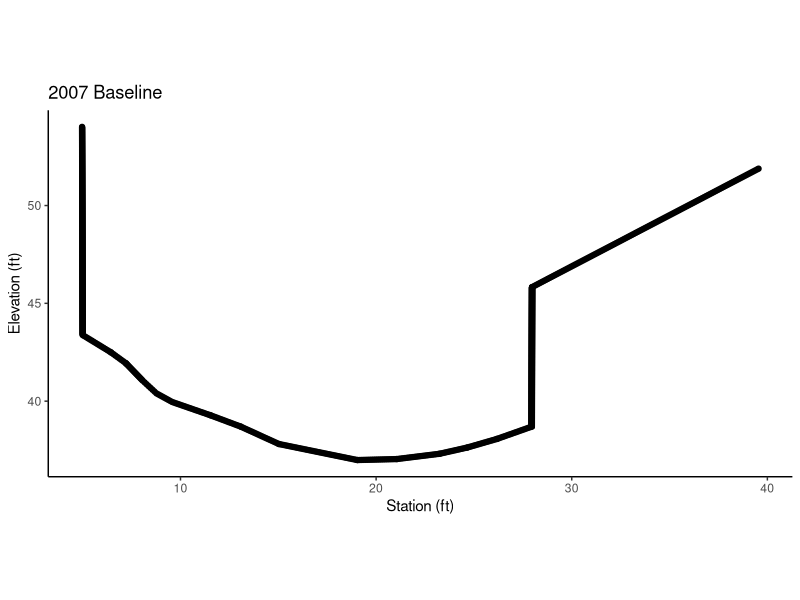
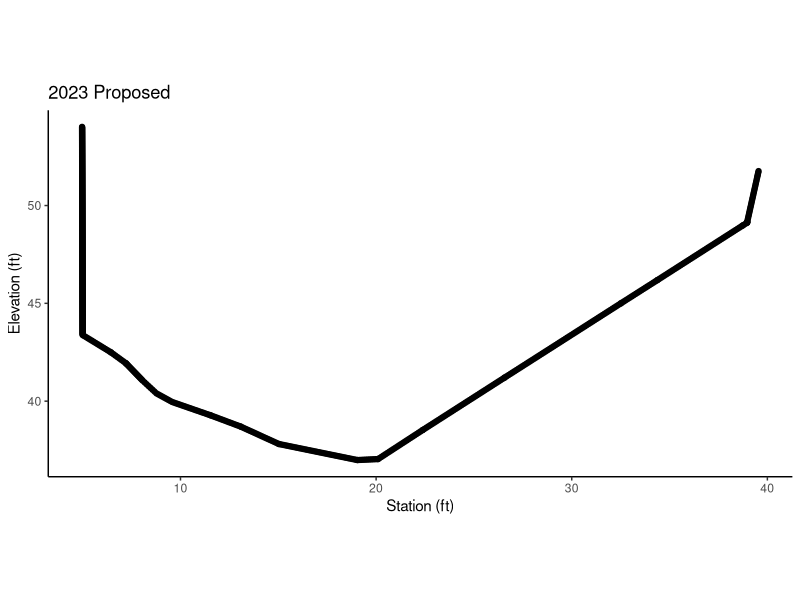
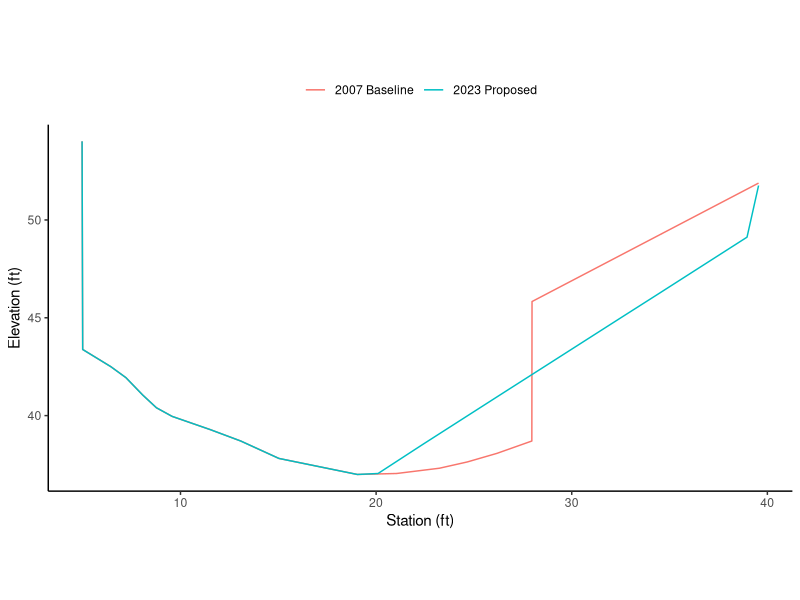
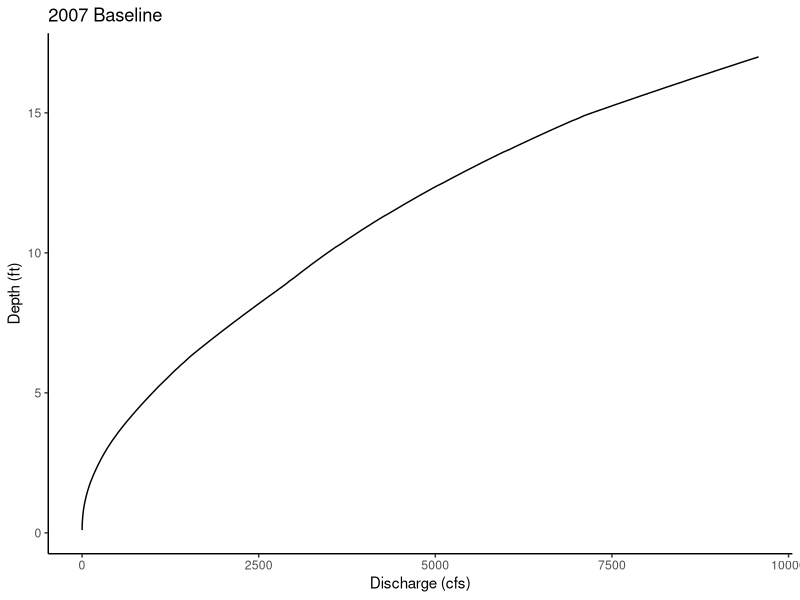
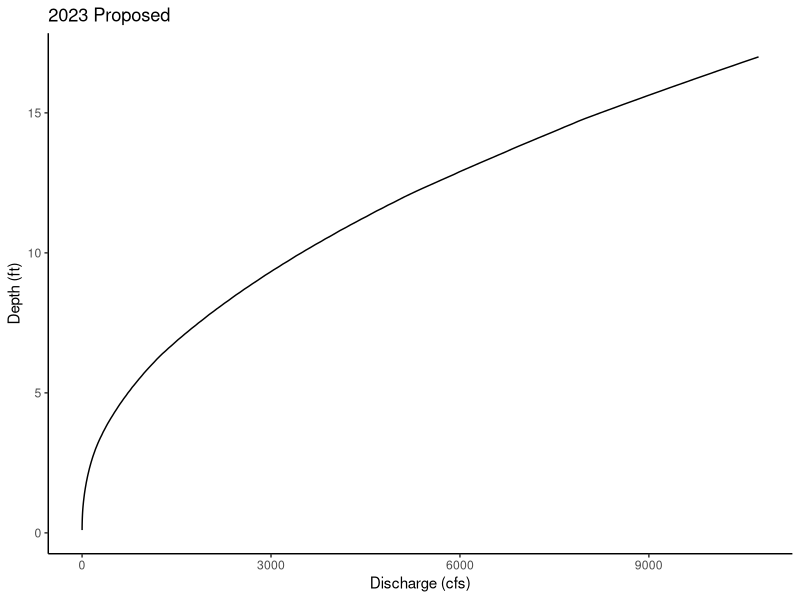
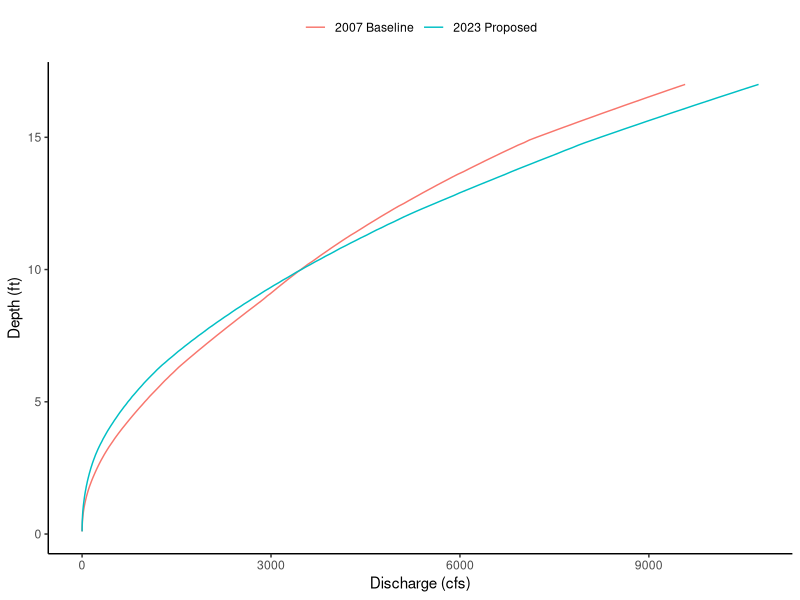
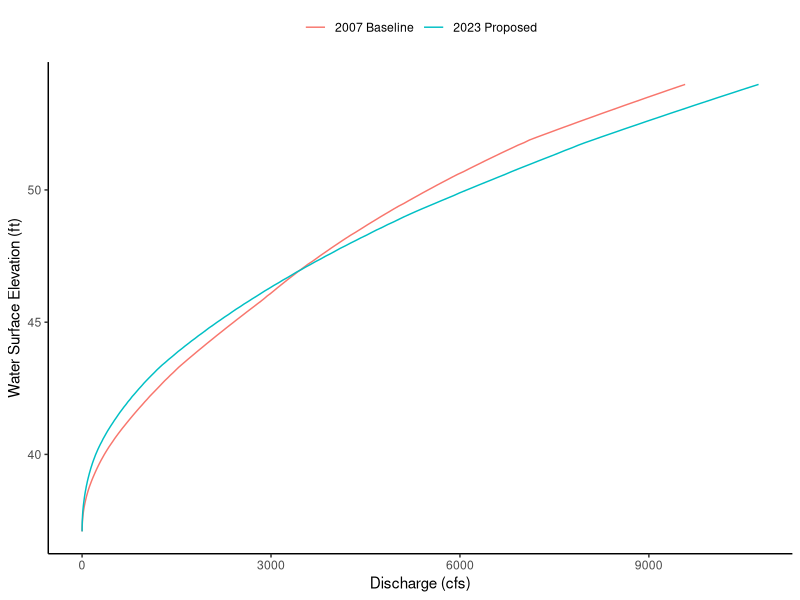
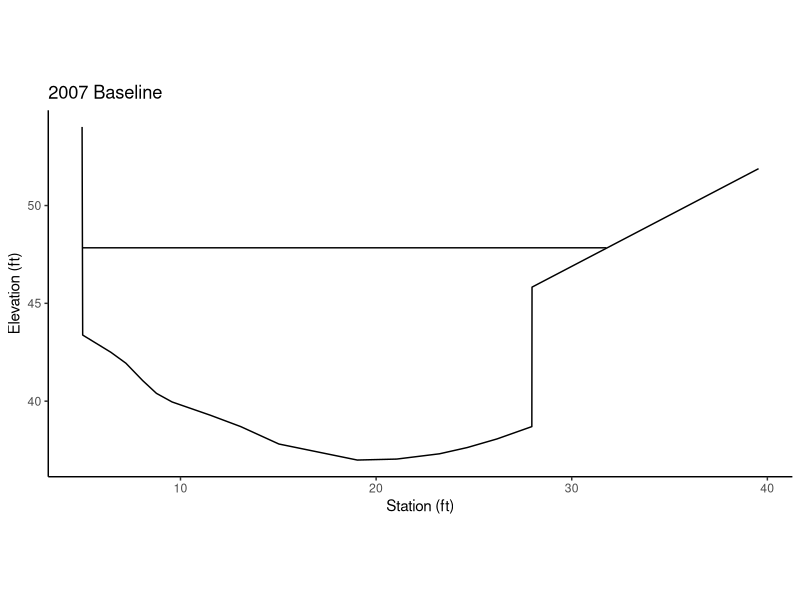

Write R code to recreate these figures, in order.
## ---- chunk 1
library(tidyverse)
ggplot2::theme_set(theme_classic())
## ---- chunk 2
prep_xs <- function(data, sta, elev, delta_x=0.1) {
  result <- data %>%
    arrange({{sta}}) %>%
    mutate(sta = {{sta}}) %>%
    complete(sta = seq(from = min({{sta}}), to = max({{sta}}), by = delta_x)) %>%
    mutate(gse = zoo::na.approx({{elev}}, x = sta)) %>% 
    select(c(sta, gse))
  
  # further densify in the vertical direction
  d <- result %>% 
      arrange(-sta) %>%
      mutate(delta_x = abs(lag(sta, 1) - sta),
             delta_z = abs(lag(gse, 1) - gse),
             multiplier = replace_na(ceiling(delta_z/delta_x),1)) %>% 
      arrange(sta)
  idx <- rep(1:nrow(d), d$multiplier)
  return(
    d[idx,] %>% 
    mutate(gse = case_when(duplicated(sta) ~ NA, TRUE ~ gse),
           sta = case_when(duplicated(sta) ~ NA, TRUE ~ sta)) %>%
    mutate(gse = zoo::na.approx(gse, na.rm = FALSE),
           sta = zoo::na.approx(sta, na.rm = FALSE)) %>%
    select(sta, gse) %>% drop_na() 
  )
  
}

## ---- chunk 3
xs_2007 <- read_csv("data/xs_2007.csv") %>%
  prep_xs(sta = station_ft, elev = elevation_ft) 

xs_2007 %>% ggplot(aes(y = gse, x = sta)) + geom_point() + 
  ylab("Elevation (ft)") + xlab("Station (ft)") + ggtitle("2007 Baseline") + coord_fixed(ratio = 1)
## ---- chunk 4
xs_2023 <- read_csv("data/xs_2023_simplified.csv") %>% #_simplified.csv") %>%
  prep_xs(sta = station_ft, elev = elevation_ft) 

xs_2023 %>% ggplot(aes(y = gse, x = sta)) + geom_point() + 
  ylab("Elevation (ft)") + xlab("Station (ft)") + ggtitle("2023 Proposed") + coord_fixed(ratio = 1)
## ---- chunk 5
ggplot() + 
  geom_line(data = xs_2007, aes(x = sta, y = gse, color = "2007 Baseline")) +
  geom_line(data = xs_2023, aes(x = sta, y = gse, color = "2023 Proposed")) +
  ylab("Elevation (ft)") + xlab("Station (ft)") + theme(legend.position="top", legend.title=element_blank())  + coord_fixed(ratio = 1)
## ---- chunk 6

model_slope <- (38.6-38.0) / 28.65

model_roughness <- 0.035 # n

print(c("model_slope" = model_slope, "model_roughness" = model_roughness))
## ---- chunk 7
calc_xs <- function(data, water_elev) {
  data %>% 
    arrange(sta) %>%
    mutate(wse = case_when(water_elev > gse ~ water_elev),
           delta_x = abs(lag(sta, 1) - sta),
           delta_z = abs(lag(gse, 1) - gse),
           depth = wse - gse, 
           hyp_length = sqrt(delta_x^2 + delta_z^2)
    ) %>%
    filter(!is.na(wse)) %>% 
    summarize(thalweg_elevation = min(gse),
              water_surface_elevation = water_elev,
              max_depth = water_surface_elevation - thalweg_elevation,
              cross_sectional_area = sum(delta_x * depth),
              wetted_perimeter = sum(hyp_length)
    ) %>% 
    as.list() %>% 
    list_flatten()
}

calculate_rating_curve <- function(data, slope, mannings_n, delta_y=0.1) {
  depth_vs_wse <- seq(from=min(data$gse)+delta_y, to=max(data$gse), by=delta_y) %>% 
    as_tibble() %>%
    mutate(result = map(value, function(x){calc_xs(data = data, water_elev = x)})) %>% 
    unnest_wider(col = result) %>%
    drop_na() %>%
    mutate(discharge_cfs = 1.486 * cross_sectional_area * 
             (cross_sectional_area / wetted_perimeter)^(2/3) * slope^(1/2) * mannings_n^(-1),
           velocity_ft_s = discharge_cfs / cross_sectional_area) %>%
    arrange(discharge_cfs)
}
## ---- chunk 8
depth_vs_discharge_2007 <- xs_2007 %>% 
  calculate_rating_curve(slope = model_slope,
                         mannings_n = model_roughness) # 0.030) #model_roughness)
depth_vs_discharge_2007 %>% 
  ggplot(aes(y = max_depth, x = discharge_cfs)) + 
  geom_line() + ylab("Depth (ft)") + xlab("Discharge (cfs)") + ggtitle("2007 Baseline")
## ---- chunk 9
depth_vs_discharge_2023 <- xs_2023 %>% 
  calculate_rating_curve(slope = model_slope,
                         mannings_n = model_roughness)
depth_vs_discharge_2023 %>% 
  ggplot(aes(y = max_depth, x = discharge_cfs)) + 
  geom_line() + ylab("Depth (ft)") + xlab("Discharge (cfs)") + ggtitle("2023 Proposed") 
## ---- chunk 10
ggplot() +
  geom_line(data = depth_vs_discharge_2007, aes(y = max_depth, x = discharge_cfs, color = "2007 Baseline")) +
  geom_line(data = depth_vs_discharge_2023, aes(y = max_depth, x = discharge_cfs, color = "2023 Proposed")) + 
  ylab("Depth (ft)") + xlab("Discharge (cfs)") + theme(legend.position="top", legend.title=element_blank())
## ---- chunk 11
ggplot() +
  geom_line(data = depth_vs_discharge_2007, aes(y = water_surface_elevation, x = discharge_cfs, color = "2007 Baseline")) +
  geom_line(data = depth_vs_discharge_2023, aes(y = water_surface_elevation, x = discharge_cfs, color = "2023 Proposed")) + 
  ylab("Water Surface Elevation (ft)") + xlab("Discharge (cfs)") + theme(legend.position="top", legend.title=element_blank())
## ---- chunk 12
model_discharge <- 3980 # cfs
## ---- chunk 13
interpolate_rating_curve <- function(data, discharge) {
  data %>%
    bind_rows(tribble(~selected_water_level, ~discharge_cfs, TRUE, discharge)) %>%
    arrange(discharge_cfs) %>%
    mutate(output_wse = zoo::na.approx(water_surface_elevation)) %>%
    filter(selected_water_level) %>% 
    pull(output_wse)
}
## ---- chunk 14
wse_2007 <- depth_vs_discharge_2007 %>% interpolate_rating_curve(model_discharge)
print(c("wse 2007" = wse_2007))
## ---- chunk 15
wse_2023 <- depth_vs_discharge_2023 %>% interpolate_rating_curve(model_discharge)
print(c("wse 2023" = wse_2023))
## ---- chunk 16
xs_2007 %>% calc_xs(wse_2007)
## ---- chunk 17
xs_2023 %>% calc_xs(wse_2023)
## ---- chunk 18
xs_2007 %>% arrange(sta) %>%
      mutate(wse = case_when(wse_2007 > gse ~ wse_2007)) %>%
      ggplot(aes(x = sta)) + 
      geom_line(aes(y = gse)) + 
      geom_line(aes(y = wse)) + 
      xlab("Station (ft)") + ylab("Elevation (ft)") + ggtitle("2007 Baseline") + coord_fixed(ratio = 1)
## ---- chunk 19
xs_2023 %>% arrange(sta) %>%
      mutate(wse = case_when(wse_2023 > gse ~ wse_2023)) %>%
      ggplot(aes(x = sta)) + 
      geom_line(aes(y = gse)) + 
      geom_line(aes(y = wse)) + 
      xlab("Station (ft)") + ylab("Elevation (ft)") + ggtitle("2023 Proposed") + coord_fixed(ratio = 1)
## ---- chunk 20
ggplot() + 
  geom_line(data = xs_2007, aes(x = sta, y = gse, color = "2007 Baseline", linetype = "Terrain")) +
  geom_line(data = xs_2023, aes(x = sta, y = gse, color = "2023 Proposed", linetype = "Terrain")) +
  geom_line(data = xs_2007, aes(x = sta, y = case_when(wse_2007 > gse ~ wse_2007), 
                                color = "2007 Baseline", linetype = "Water Surface")) + 
  geom_line(data = xs_2023, aes(x = sta, y = case_when(wse_2023 > gse ~ wse_2023), 
                                color = "2023 Proposed", linetype = "Water Surface")) + 
      xlab("Station (ft)") + ylab("Elevation (ft)") + theme(legend.position="top", legend.title=element_blank()) + coord_fixed(ratio = 1)
## ---- chunk 21

velocity_2007 <- model_discharge / calc_xs(xs_2007, wse_2007)$cross_sectional_area
print(velocity_2007)

## ---- chunk 22

velocity_2023 <- model_discharge / calc_xs(xs_2023, wse_2023)$cross_sectional_area
print(velocity_2023)

## ---- chunk 23
model_discharge <- 513 # cfs
## ---- chunk 24
wse_2007_Q2 <- depth_vs_discharge_2007 %>% interpolate_rating_curve(model_discharge)
print(c("wse 2007" = wse_2007_Q2))
## ---- chunk 25
wse_2023_Q2 <- depth_vs_discharge_2023 %>% interpolate_rating_curve(model_discharge)
print(c("wse 2023" = wse_2023_Q2))
## ---- chunk 26
xs_2007 %>% calc_xs(wse_2007_Q2)
## ---- chunk 27
xs_2023 %>% calc_xs(wse_2023_Q2)
## ---- chunk 28
xs_2007 %>% arrange(sta) %>%
      mutate(wse = case_when(wse_2007_Q2 > gse ~ wse_2007_Q2)) %>%
      ggplot(aes(x = sta)) + 
      geom_line(aes(y = gse)) + 
      geom_line(aes(y = wse)) + 
      xlab("Station (ft)") + ylab("Elevation (ft)") + ggtitle("2007 Baseline") + coord_fixed(ratio = 1)
## ---- chunk 29
xs_2023 %>% arrange(sta) %>%
      mutate(wse = case_when(wse_2023_Q2 > gse ~ wse_2023_Q2)) %>%
      ggplot(aes(x = sta)) + 
      geom_line(aes(y = gse)) + 
      geom_line(aes(y = wse)) + 
      xlab("Station (ft)") + ylab("Elevation (ft)") + ggtitle("2023 Proposed") + coord_fixed(ratio = 1)
## ---- chunk 30
ggplot() + 
  geom_line(data = xs_2007, aes(x = sta, y = gse, color = "2007 Baseline", linetype = "Terrain")) +
  geom_line(data = xs_2023, aes(x = sta, y = gse, color = "2023 Proposed", linetype = "Terrain")) +
  geom_line(data = xs_2007, aes(x = sta, y = case_when(wse_2007_Q2 > gse ~ wse_2007_Q2), 
                                color = "2007 Baseline", linetype = "Water Surface")) + 
  geom_line(data = xs_2023, aes(x = sta, y = case_when(wse_2023_Q2 > gse ~ wse_2023_Q2), 
                                color = "2023 Proposed", linetype = "Water Surface")) + 
      xlab("Station (ft)") + ylab("Elevation (ft)") + theme(legend.position="top", legend.title=element_blank()) + coord_fixed(ratio = 1)
## ---- chunk 31

velocity_2007_Q2 <- model_discharge / calc_xs(xs_2007, wse_2007_Q2)$cross_sectional_area
print(velocity_2007_Q2)

## ---- chunk 32

velocity_2023_Q2 <- model_discharge / calc_xs(xs_2023, wse_2023_Q2)$cross_sectional_area
print(velocity_2023_Q2)

